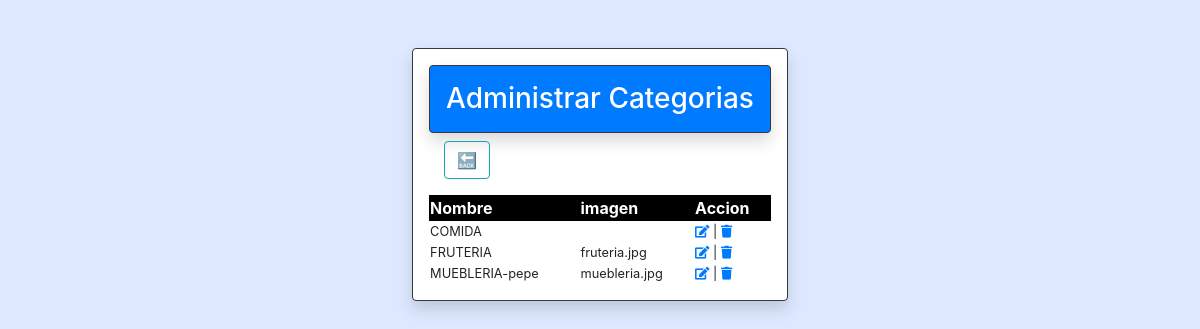
The app's page /CamaraComercio/Back/categorias/administrar.php with its own data.
### tables this page shows
CREATE TABLE `rubro` (
  `id` int(11) NOT NULL,
  `nombre` varchar(200) NOT NULL,
  `imagen` varchar(254) NOT NULL
);

### CamaraComercio/Back/categorias/administrar.php (the view, shortened to what this page needs)
<!DOCTYPE html>
<html lang="en">
<head>
    <link rel="stylesheet" href="https://stackpath.bootstrapcdn.com/bootstrap/4.5.2/css/bootstrap.min.css">
    <link rel="stylesheet" type="text/css" href="//cdn.datatables.net/1.10.12/css/jquery.dataTables.css">
  <link rel="stylesheet" href="https://cdnjs.cloudflare.com/ajax/libs/font-awesome/5.15.2/css/all.min.css">
</head>
<body>
    <div class="container" >
        <div class="row mt-5 d-flex justify-content-center">
            <div class="card w-40 border border-dark shadow p-3 mb-5 bg-white rounded">
                <h3 class="card-header text-white border border-dark shadow p-3 mb-2 rounded bg-primary">Administrar Categorias</h3>
                <div class="col-2">
                    <a href="../index.php" style="width:200" class="btn btn-outline-info mb-3">&#128281</a>
                </div>
                <table id="tabla" class="display" width="100%" cellspacing="0" >
                    <thead>
                        <tr style="color:white; background:black" >
                            <th>Nombre</th>
                            <th>imagen</th>
                            <th>Accion</th>
                        </tr>
                    </thead>
                    <?php
                        $conn = conn();
                        $query = mysqli_query($conn, "SELECT * FROM rubro ORDER BY nombre ASC");
                        while($fila = mysqli_fetch_assoc($query)){
                            echo " <tr style='font-size:0.8em'>";
                            echo "<td>";
                            echo $fila['nombre'];
                            echo "</td>";
                            echo "<td>";
                            echo $fila['imagen'];
                            echo "</td>";
                            $hola=$fila['id'];
                            $control= "*+-890p?¨:;ºª|<<>>^*¨{}[]+";
                            $control_delete= "*+-00088>>^*¨{}8rty432@#¢∞¬";
                            $encriptar=$hola . $control;
                            $encriptar_delete=$hola . $control_delete;
                            $ver = base64_encode($encriptar);
                            $ver_delete = base64_encode($encriptar_delete);
                            echo "<td>" ."<a href='editar.php?id=" .$ver. "'" .">". '<i class="fas fa-edit"></i>
                            ' . "</a>". " | " ."<a href='delete.php?id=" .$ver_delete. "'" .">". '<i class="fas fa-trash"></i>
                            ' . "</a>". "</td>";
                            echo "</tr>";
                        }
                    ?>
                </table>
            </div>
        </div>
    </div>
</body>
</html>

### CamaraComercio/Back/categorias/administrar.php (style rules this page uses)
body { background-color: #dee9ff; }

### records on screen
rubro: nombre "COMIDA"
rubro: nombre "FRUTERIA", imagen "fruteria.jpg"
rubro: nombre "MUEBLERIA-pepe", imagen "muebleria.jpg"
